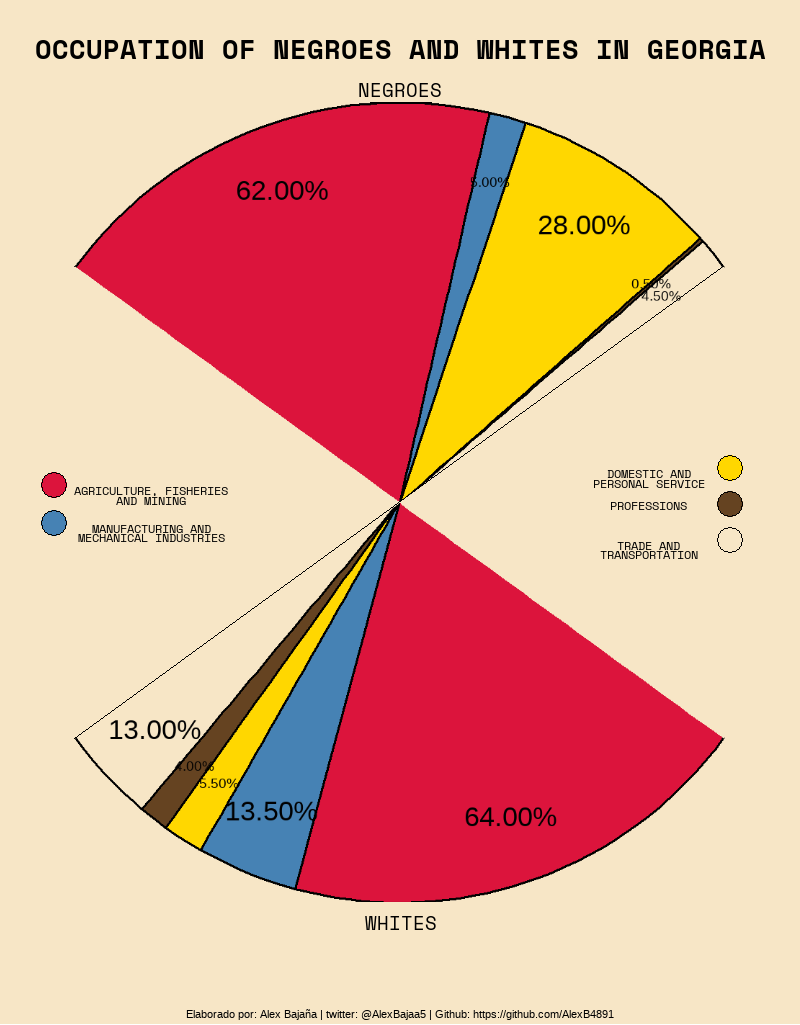

Here is the R script that generated this plot:
# ------------------------------------------------------------------------- #
#                              Dubois Challange                             #    
# ------------------------------------------------------------------------- #

# Challenge 3. Occupation of negroes and whites in Georgia


# Libraries ---------------------------------------------------------------

library(tidyverse)
library(scales)
library(extrafont)
library(showtext)
library(cowplot)
library(magick)
library(grid)
library(gridExtra) 

# Inputs: -----------------------------------------------------------------

# Color palette (dubois style):

palette <- c(
  black = "#000000",
  brown = "#654321",
  tan = "#d2b48c",
  gold = "#ffd700",
  pink = "#ffc0cb",
  red = "#dc143c",
  green = "#00aa00",
  blue = "#4682b4",
  paper = "#f7e6c6"
)


colores_pie <- c('Invisible' = unname(palette["paper"]),
                 'Agriculture, Fisheries and Mining' = unname(palette["red"]),
                 'Manufacturing and Mechanical Industries' = unname(palette["blue"]),
                 'Domestic and Personal Service' = unname(palette["gold"]),
                 'Professions' = unname(palette["brown"]),
                 'Trade and Transportation' = unname(palette["paper"]))

# Data, after making a clone of the forked repository:

data_db <- read_csv("challenge/challenge03/data.csv")

# Fonts

# font_import()
# loadfonts(device = "win")
font_add_google(name = "Space Mono", family = "space")
font_add_google(name = "Almendra Display", family = "almendra")

showtext_auto()


# Reescalando la base para generar los "abanicos" -------------------------


auxiliar <- distinct(data_db,Group) %>% 
  mutate(Percentage = 70,
         Occupation = "Invisible")

fct_level <- data_db %>% pull(Occupation) %>% unique

data_db <- data_db %>% 
  mutate(
    value = Percentage,
    Percentage = 0.3*Percentage,
    label = percent(value/100)
  ) %>% 
  bind_rows(auxiliar) %>% 
  mutate(Occupation = factor(Occupation,
                             levels = c("Invisible",fct_level)),
         transparency = if_else(Occupation == "Invisible",0,1),
         size_text = if_else(value < 12,0,1),
         color_line = if_else(Occupation == "Invisible",0,1),
         color_line = factor(color_line))

data_db <- data_db %>%
  group_by(Group) %>% 
  arrange(Group,desc(Occupation)) %>% 
  mutate(ypos = cumsum(Percentage)-0.5*Percentage)


plot_list <- map2(.x = data_db %>% 
                    split(.$Group),
                  .y = c(2*pi*0.85,2*pi*0.35),
     .f = ~{
       
       ggplot(data = .x,mapping = aes(x = "",
                                      y = Percentage,
                                      fill = Occupation,
                                      alpha = transparency,
                                      color = color_line)) +
         geom_bar(stat = "identity") + 
         geom_text(aes(y = ypos,label = label,size = size_text),nudge_x = 0.3) +
         coord_polar(theta = "y",start = .y,direction = -1)+
         scale_fill_manual(values = colores_pie)+
         scale_size(range = c(5,10)) + 
         scale_color_manual(values = c(palette["paper"],"black"))
     } 
  ) 


plot_list <- map(.x = plot_list,
     .f = ~{
       
       .x + 
         theme(
           panel.background=element_blank(), 
           panel.grid.major=element_blank(), 
           panel.grid.minor=element_blank(), 
           panel.spacing = unit(c(0, 0, 0, 0), "cm"),       
           axis.ticks=element_blank(), 
           axis.text.x=element_blank(), 
           axis.text.y=element_blank(), 
           axis.title.x=element_blank(), 
           axis.title.y=element_blank(),
           plot.background = element_rect(fill = palette[["paper"]],colour = NA),
           plot.margin = unit(c(0,0,0,0), "cm"),  # Edited code
           legend.position = 'none')
     } 
) 

walk2(.x = plot_list,
      .y = c("challenge/challenge03/parte_1.png",
             "challenge/challenge03/parte_2.png"),
     .f = ~{
       
       name <- .y
       
       plot <- .x
       
     ggsave(filename = name,plot = plot,dpi = 250)
       
     })


walk2(.x = c("parte_1","parte_2"),
     .y = c("905x554+560+139","905x554+560+698"),
     ~{

       imagen <- image_read(path = str_c("challenge/challenge03/",.x,".png"))
       
       # browser()
       
       imagen <-
         image_crop(image = imagen,geometry = .y)
       
       image_write(image = imagen,path = str_c("challenge/challenge03/",.x,"_crop.png"))
       
              
     })



plots <- c("parte_1","parte_2") %>% 
  map(~str_c("challenge/challenge03/",.x,"_crop.png")) %>% 
  map(image_read)


legend_1 <- tibble(leg = c(
  'Agriculture, Fisheries \nand Mining' ,
  'Manufacturing and \nMechanical Industries' ))
  
legend_2 <- tibble(leg = c(
  'Domestic and \nPersonal Service' ,
  'Professions' ,
  'Trade and \nTransportation' ))

sides <- c("left","right")

legends <- pmap(
  .l = list(leyenda = list(legend_1,legend_2),
            colores = list(c('Agriculture, Fisheries \nand Mining' = unname(palette["red"]),
                             'Manufacturing and \nMechanical Industries' = unname(palette["blue"])),
                           c('Domestic and \nPersonal Service' = unname(palette["gold"]) %>% str_to_upper(),
                             'Professions' = unname(palette["brown"]),
                             'Trade and \nTransportation' = unname(palette["paper"]) %>% str_to_upper())),
            posicion = c(2,1)),
  .f = function(leyenda,colores,posicion)  { 
    
    # colores <- .y
    
    names(colores) <- str_to_upper(names(colores))

    # 
    # browser()   
    # 
    plot <- leyenda %>% 
      mutate(value = 1,
             leg = str_to_upper(leg)) %>% 
      ggplot(aes(x = 1,y = value,fill = leg)) + 
      geom_point(color = "black") +
      scale_fill_manual(values = colores) +
      # scale_color_manual(values = colores) +
      theme(text = element_text(family = "space"),
            legend.title = element_blank(),
            legend.text.align = 0.5,
            legend.spacing.x = unit(1, 'cm'),
            # legend.position = "right",
            legend.background = element_rect(fill = palette["paper"],color = palette["paper"]),
            legend.key  = element_rect(fill = palette["paper"],color = palette["paper"]),
            legend.text = element_text(margin = margin(t = 20),vjust = 2)) 
    
    plot <- plot+
      guides(fill = guide_legend(label.position = sides[posicion],
                                  override.aes=list(shape = 21,size = 12),
                                  ncol=1)) 
    
    
    legend <- cowplot::get_legend(plot)
    
    return(legend)
  })



plot(legends[[2]])
plot_grid(legends[[1]],legends[[2]])

plot <- ggdraw() +
  theme(plot.background = element_rect(fill=palette["paper"], color = NA)) +
  draw_image(image = "challenge/challenge03/parte_1_crop.png",x = 0,y = 0.2,scale = 0.815)+
  draw_image(image = "challenge/challenge03/parte_2_crop.png",x = 0,y = -0.2,scale = 0.815)+ 
  draw_plot(legends[[1]],x = -0.35,scale = 2)+
  draw_plot(legends[[2]],x = 0.35,scale = 2) +
  draw_text(text = "WHITES",x = 0.5,y = 0.08,family = "space")+
  draw_text(text = "NEGROES",x = 0.5,y = 0.91,family = "space")+
  draw_text(text = str_to_upper("Occupation of negroes and whites in Georgia"),
            x = 0.5,y = 0.95,family = "space",fontface = "bold",size = 20) +
  draw_line(x = c(0.093,0.905),
            y = c(0.264,0.735))  

plot <- add_sub(plot = plot,label = "Elaborado por: Alex Bajaña | twitter: @AlexBajaa5 | Github: https://github.com/AlexB4891",
                size = 8)

plot <- ggdraw(plot)

png("challenge/challenge03/solution_ch3_alexb.png",width = 800,height = 1025,units = "px")

plot

dev.off()

